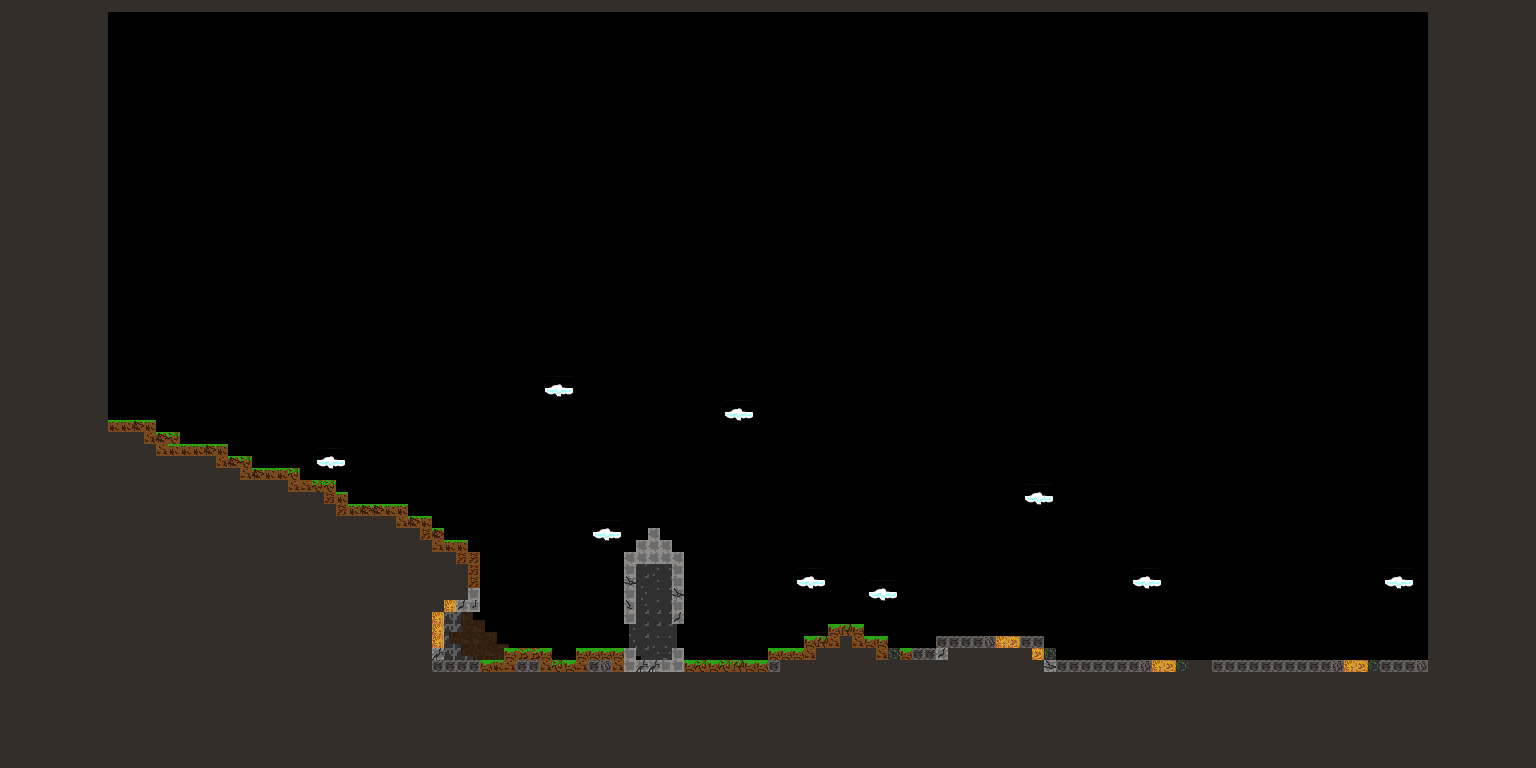

Below is a game level as drawn by its tile map, then a one-line description and the .tmx that defines it (tile-layer data replaced by summaries):
An orthogonal 128x64 tile map with 12x12 px tiles, 3 tile layers (backs, walls, forwards), 2 tilesets and 1 object (spawnpoint).

<map version="1.0" tiledversion="1.1.5" orientation="orthogonal" renderorder="right-down" width="128" height="64" tilewidth="12" tileheight="12" infinite="0" nextobjectid="7">
 <tileset firstgid="1" name="tileSet-hd" tilewidth="16" tileheight="16" tilecount="256" columns="16">
  <image source="tileSet.png" trans="fe80fe" width="256" height="256" />
 </tileset>
 <tileset firstgid="257" name="mB" tilewidth="12" tileheight="12" tilecount="100" columns="10">
  <image source="myBlocks.png" width="120" height="120" />
 </tileset>
 <layer name="backs" width="128" height="64" offsetx="5.33333" offsety="-28.6667">
  <data>[8192 cells, 534 non-empty, 17 distinct tile ids]</data>
 </layer>
 <layer name="walls" width="128" height="64">
  <data>[8192 cells, 2681 non-empty, 20 distinct tile ids]</data>
 </layer>
 <objectgroup name="objects" visible="0">
  <object id="5" name="spawnpoint" x="309" y="252.333" />
 </objectgroup>
 <layer name="forwards" width="128" height="64">
  <data>[8192 cells, 1592 non-empty, 12 distinct tile ids]</data>
 </layer>
</map>